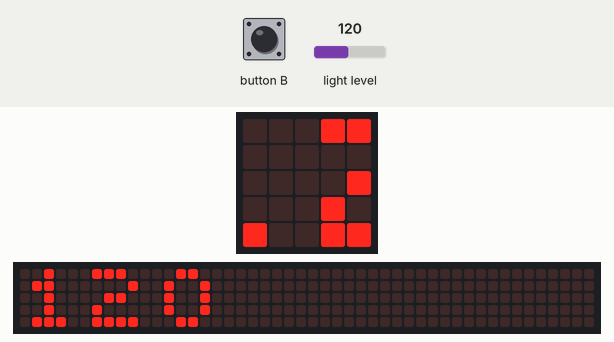
A program run on a simulated BBC micro:bit (MakeCode). Parts: the board's 5×5 LED display, a strip that is not on the board, showing the scrolling text unrolled. The inputs (shaded band) are chosen by the test bench; at power-on: light level 120. The 48×5 strip is a reading aid, not a part: it shows the text the display is scrolling, unrolled, one strip-width of it at a time.

Above: at 1.27 s.
1.3 s: button B pressed for 0.15 s
At 1.57 s:
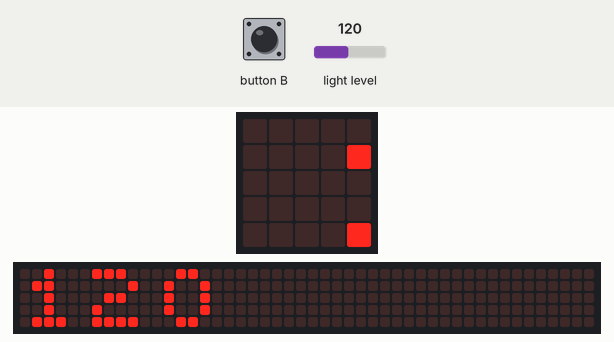
2.0 s: light level set to 5
4.0 s: light level set to 64
At 5.92 s:
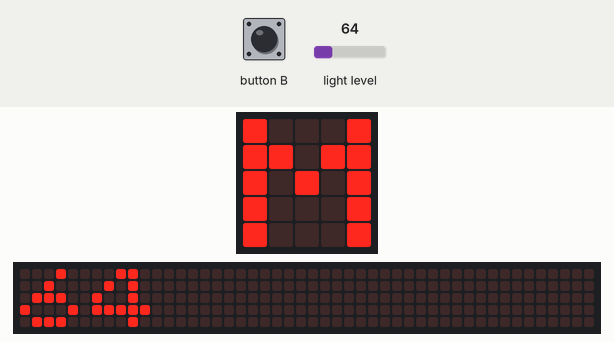
7.3 s: button B pressed for 0.15 s
At 7.57 s:
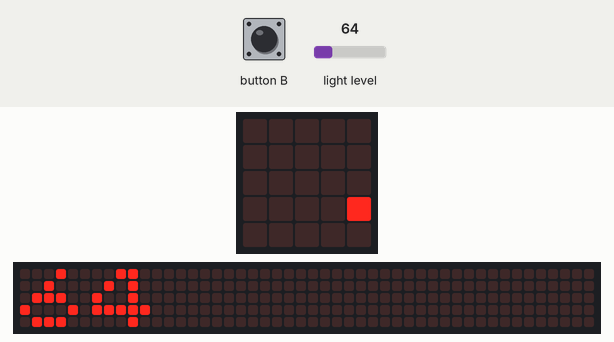
8.0 s: light level set to 128
At 9.37 s:
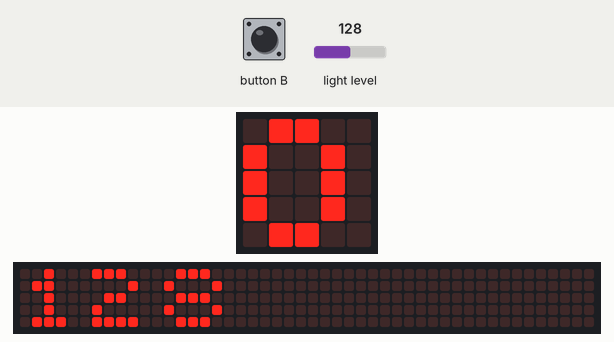
Timing chart, 0 to 10.6 s (numbered marks = the images above; inputs shaded):
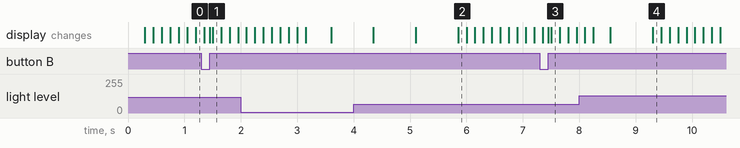

The program:

main.ts
```typescript
input.onButtonPressed(Button.B, function () {
    let reading = 0
    basic.clearScreen()
    basic.showNumber(reading)
    basic.pause(500)
    basic.showString("M")
})
basic.forever(function () {
    basic.showNumber(input.lightLevel())
})
```

test.ts
```typescript
// les tests vont ici ; cela ne sera pas compilé si ce paquet est utilisé en tant qu'extension.
```

Measured:
- after the input at 1.3 s, the display: first differs from a run without the input after 0.15 s (image 1 shows a later state)
- after the input at 4.0 s, the display: first differs from a run without the input after 1.9 s (image 2)
- after the input at 7.3 s, the display: first differs from a run without the input after 0.15 s (image 3 shows a later state)
